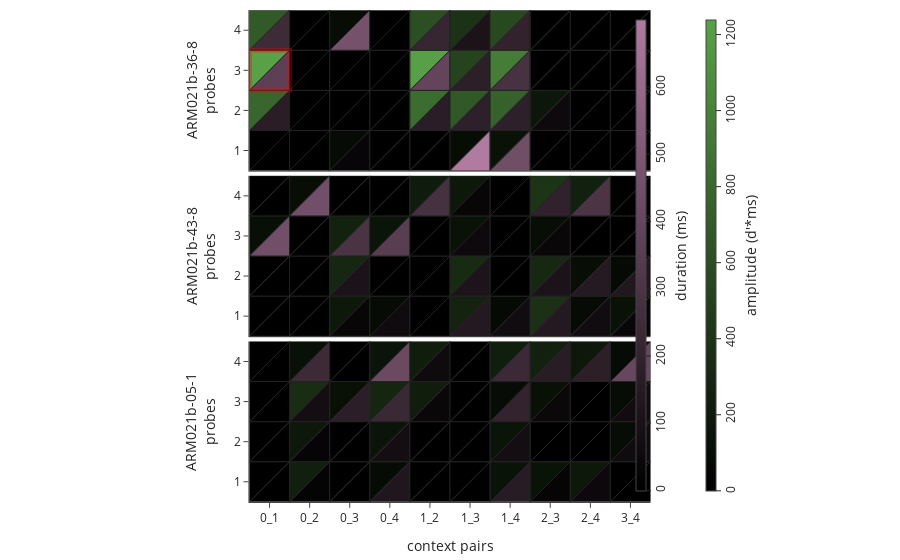

Notebook code for this chart:
### Markdown cell above
# double heatplot (contextual metrics) for example cell

### Code cell
fig = make_subplots(rows=n_eg_neu, cols=1,
                    vertical_spacing=0.01,
                    # horizontal_spacing=0.05,
                    # column_widths=[0.5, 0.4, 0.1],
                    # specs=[[{'rowspan':2}, {'l':0.05}, {}],
                    #        [None         , {'l':0.05}, {}]]
                                               )

ppi = 300 # high quality print standard (do i need this if I do postprocecing in vectors)
ppi = 96 # www standard
ppi = 92.5 # house monitor

width = 6 # in inches
heigh = width * 4/9 # aspect ratio of heatmap
_ = fig.update_layout(template='simple_white',
                      margin=dict(l=10, r=10, t=10, b=10),
                      # width=round(ppi*width), height=round(ppi*heigh),
                      showlegend=False)

# prefilters all the data to be ploted (multiple neurons) to ensure shared colormaps
# for the fill values

# turns long format data into an array with dimension Probe * context_pair
to_pivot = DF_long.loc[(DF_long['id'].isin(top_neurons)),
                         ['id','context_pair', 'trans_pair', 'probe', 'metric', 'value']]
val_df = to_pivot.pivot_table(index=['metric', 'id','probe'], columns=['context_pair'], values='value')



cscales = {"integral (d'*ms)" : pc.make_colorscale(['#000000', Green]),
           "center of mass (ms)" : pc.make_colorscale(['#000000', Purple])}
max_vals = dict()
# normalizes,saves max values and get colors for each metric
color_df = val_df.copy()
for metric in color_df.index.levels[0]:
    max_vals[metric] = val_df.loc[metric].values.max()
    colors = pc.sample_colorscale(cscales[metric],
                                  (val_df.loc[metric] / max_vals[metric]).values.flatten())
    color_df.loc[metric] = np.asarray(colors).reshape(color_df.loc[metric].shape)

# general shapes of the upper and lower triangles to be passed to Scatter x and y
xu, yu = np.array([0,0,1,0]), np.array([0,1,1,0])
xl, yl = np.array([0,1,1,0]), np.array([0,0,1,0])

for row, id in enumerate(top_neurons):
    col = 1
    row += 1 # plotly 1 indexing FTW!

    amp_color = color_df.loc[("integral (d'*ms)", id), :].values
    dur_color = color_df.loc[('center of mass (ms)', id), :].values

    amplitudes = val_df.loc[("integral (d'*ms)", id), :]
    durations = val_df.loc[('center of mass (ms)', id), :]


    for nn, (p, c) in enumerate(np.ndindex(amp_color.shape)):
        # note the use of transparent markers to define the colorbars internally
        # amplitud uppe half
        _ = fig.add_trace(go.Scatter(x=xu+c, y=yu+p, mode='lines+markers',
                                     line_width=1, line_color='#222222',
                                     fill='toself', fillcolor=amp_color[p,c],
                                     marker=dict(color=(amplitudes.values[p,c],)*len(xu),
                                                 coloraxis='coloraxis',
                                                 opacity=0,
                                                 cmin=0, cmax=max_vals["integral (d'*ms)"],
                                                 )
                                     ),
                          row=row, col=col)

        # duration lower half
        _ = fig.add_trace(go.Scatter(x=xl+c, y=yl+p, mode='lines+markers',
                                     line_width=1, line_color='#222222',
                                     fill='toself', fillcolor=dur_color[p,c],
                                     marker=dict(color=(durations.values[p,c],)*len(xl),
                                                 coloraxis='coloraxis2',
                                                 opacity=0,
                                                 cmin=0, cmax=max_vals["center of mass (ms)"],
                                                 )),
                          row=row, col=col)

    # defines commong parameters for all axes,
    rr = row if row > 1 else '' #fist x and y axis dont have a number on their name
    xax_params = dict(scaleanchor=f'y{rr}',
                      constrain='domain',
                      range=[0, amplitudes.columns.size], fixedrange=True,
                      showticklabels=False, ticks='',
                      row=row, col=col)

    yax_params = dict(title=dict(text=f'{id}<br>probes'),
                  constrain='domain',
                  range=[0, amplitudes.index.size], fixedrange=True,
                  tickmode = 'array',
                  tickvals = np.arange(amplitudes.index.size)+0.5,
                  ticktext = amplitudes.index.to_list(),
                  row=row, col=col)

    if row == n_eg_neu: # last row title and tics
        # strip left zero padding for better display
        ticktexts = [f"{int(pp.split('_')[0])}_{int(pp.split('_')[1])}"
             for pp in amplitudes.columns.to_list()]
        xax_params.update(dict(title_text='context pairs',
                               showticklabels=True, ticks='outside',
                               tickmode = 'array',
                               tickvals=np.arange(amplitudes.columns.size)+0.5,
                               ticktext = ticktexts))

    _ = fig.update_xaxes(**xax_params)
    _ = fig.update_yaxes(**yax_params)

# highlights the example probe context_pair combination on the first subplot
ctx_idx = amplitudes.columns.to_list().index(f'{ctx_pair[0]:02}_{ctx_pair[1]:02}')
_ = fig.add_shape(type='rect', x0=ctx_idx, x1=ctx_idx+1, y0=prb_idx, y1=prb_idx+1,
                  line=dict(color='red', width=5), fillcolor='rgba(0,0,0,0)',
                  row=1, col=col)


fig.update_layout(coloraxis=dict(colorscale=cscales["integral (d'*ms)"],
                                 colorbar=dict(
                                     thickness=10, len=1,
                                     title_text="amplitude (d'*ms)",
                                     title_side='right',
                                     tickangle=-90,
                                     xanchor='left', x=0.78)
                                 ),
                  coloraxis2=dict(colorscale=cscales["center of mass (ms)"],
                                  colorbar=dict(
                                      thickness=10, len=1,
                                      title_text="duration (ms)",
                                      title_side='right',
                                      tickangle=-90,
                                      xanchor='left', x=0.7)
                                  )
                  )
fig.show()
